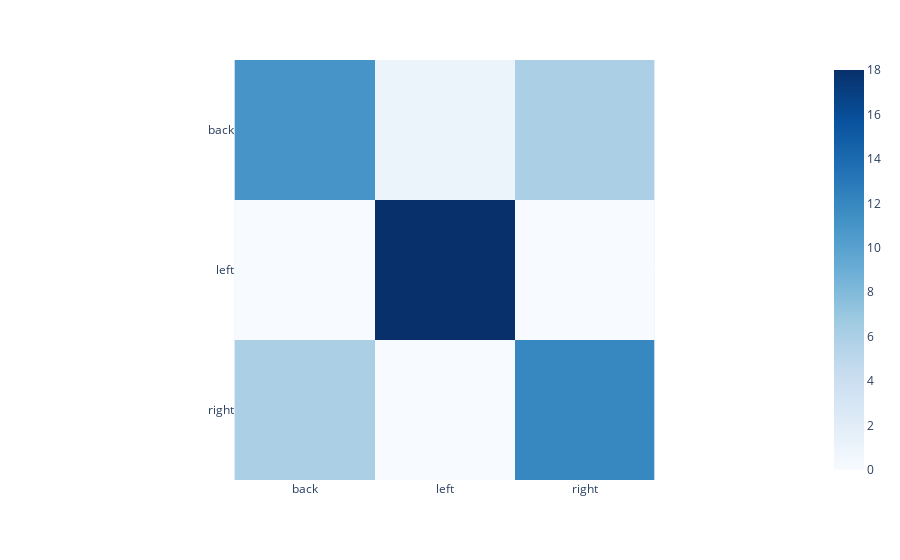

Write notebook code for a chart like this one.
### Code cell
preds = model.predict(X_test)
preds = np.argmax(preds, axis=1)
y_test_max = np.argmax(y_test, axis=1)
# Create a confusion matrix
confusion_matrix = tf.math.confusion_matrix(labels=y_test_max, predictions=preds).numpy()
# Create a dataframe from the confusion matrix
confusion_matrix = pd.DataFrame(confusion_matrix, index=['back', 'left', 'right'], columns=['back', 'left', 'right'])
# Plot the confusion matrix
px.imshow(confusion_matrix, color_continuous_scale='Blues')

### Figure 1 — Plotly figure (JSON) as saved in the notebook; plotly's stock layout.template omitted (floating-point values rounded to 4 significant figures)
{"data": [{"coloraxis": "coloraxis", "hovertemplate": "x: %{x}<br>y: %{y}<br>color: %{z}<extra></extra>", "name": "0", "type": "heatmap", "x": ["back", "left", "right"], "xaxis": "x", "y": ["back", "left", "right"], "yaxis": "y", "z": [[11, 1, 6], [0, 18, 0], [6, 0, 12]]}], "layout": {"coloraxis": {"colorscale": [[0, "rgb(247,251,255)"], [0.125, "rgb(222,235,247)"], [0.25, "rgb(198,219,239)"], [0.375, "rgb(158,202,225)"], [0.5, "rgb(107,174,214)"], [0.625, "rgb(66,146,198)"], [0.75, "rgb(33,113,181)"], [0.875, "rgb(8,81,156)"], [1, "rgb(8,48,107)"]]}, "margin": {"t": 60}, "xaxis": {"anchor": "y", "constrain": "domain", "domain": [0, 1], "scaleanchor": "y"}, "yaxis": {"anchor": "x", "autorange": "reversed", "constrain": "domain", "domain": [0, 1]}}}
